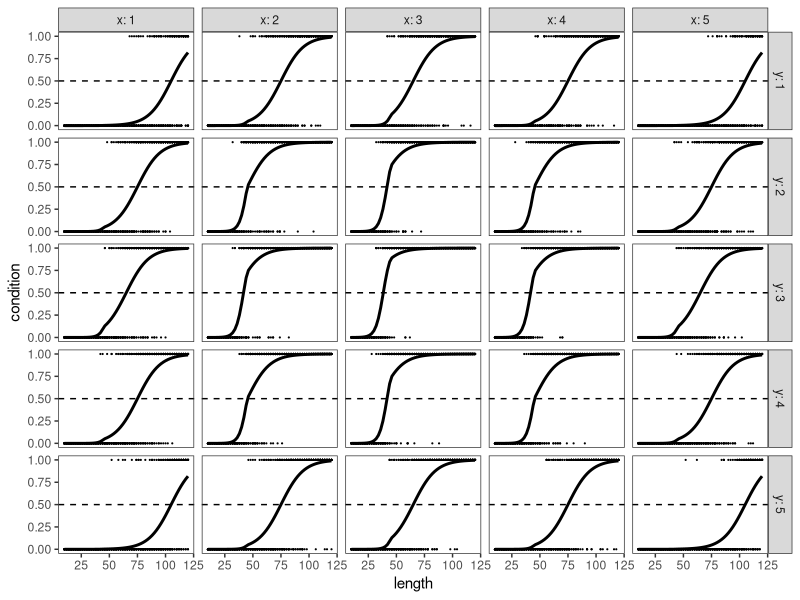
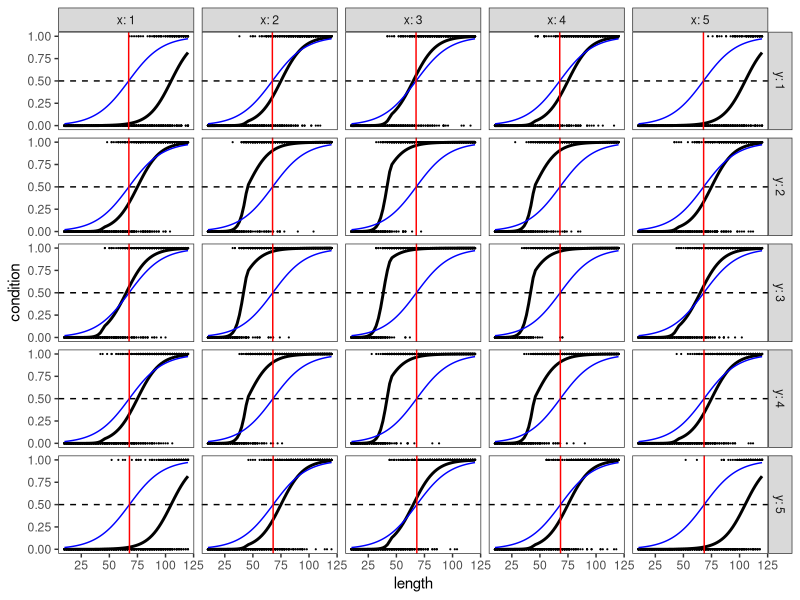
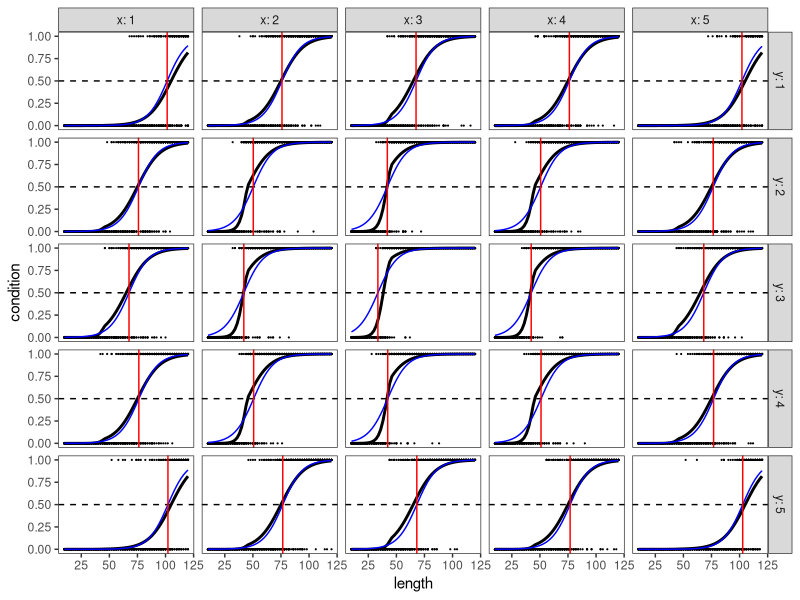
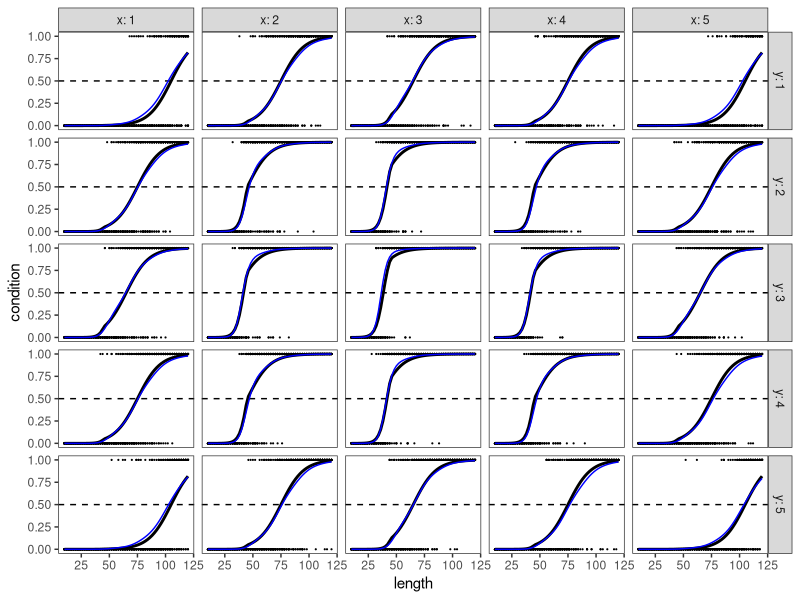
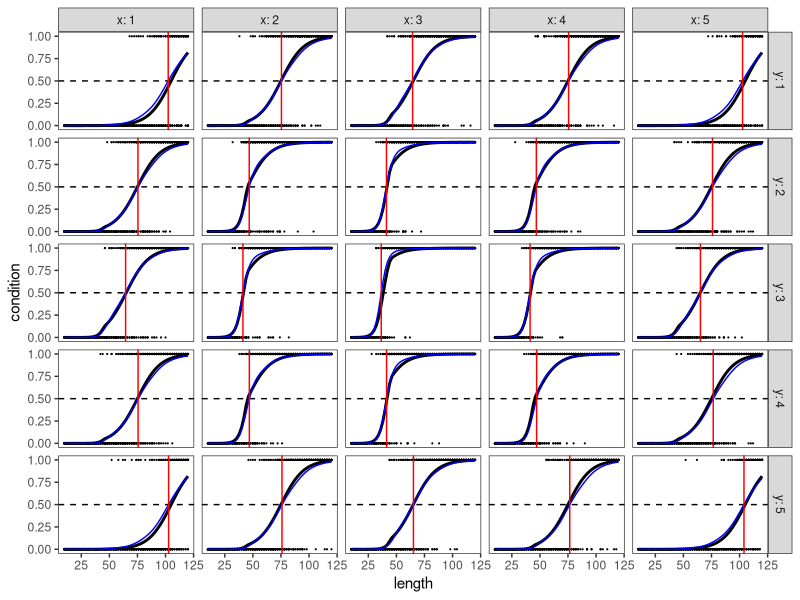
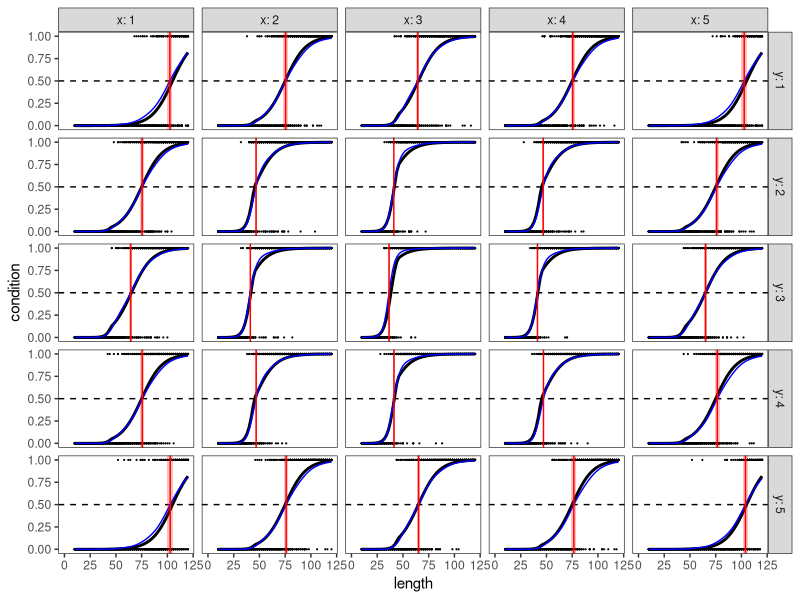

Reproduce these figures in R, in order.
## ---- chunk 1
knitr::opts_chunk$set(echo = TRUE, cache = FALSE,  fig.path = "figures/L50-")
## ---- chunk 2
library(dplyr)   #for working with data frames
library(tidyr)   #for working with data frames
library(ggplot2) #for generating plots
library(mgcv)    #for fitting nonlinear (generalized additive) models

set.seed(1)
## ---- chunk 3
dat = crossing(x = 1:5,  #x and y occur across a 5x5 grid
               y = 1:5, 
               #2 mm length bins, spanning from 10 to 120 mm.
               length = seq(10,120, by = 2), 
               #10 replicates at each size bin.
               rep = 1:10) %>%
  mutate(
    #create values on the link (logit) scale. In this data, maturation is
    #fastest in the middle of the range (x=3,y=3), and the length at maturity
    #curve is based off a two-part logistic function that changes slope at L = 45 mm
    prob_logit = 2 -(x-3)^2 - (y-3)^2 + ifelse(length<45, 0.3*(length-45),0.1*(length-45)),
    prob = plogis(prob_logit),
    condition = rbinom(n = n(), prob = prob,size = 1))
## ---- chunk 4
head(dat)
## ---- chunk 5
raw_data_plot = ggplot(dat, aes(x = length, y = condition))+ 
  facet_grid(y~x, labeller = label_both) + 
  geom_point(size=0.1)+
  geom_line(aes(y=prob), size=1)+
  geom_hline(yintercept = 0.5,linetype=2)+
  theme_bw()+
  theme(panel.grid = element_blank())
  

raw_data_plot
## ---- chunk 6
l_mat_linear = glm(condition ~ 1 + length + x + y, data = dat, family=binomial(link = "logit"))
## ---- chunk 7
dat_pred = crossing(x = unique(dat$x),
                    y = unique(dat$y),
                    length = 0, #dummy value of length. Set to zero so it will not affect the predictions
                    condition = 1 #dummy value of condition; will not affect predicted L50 values, but it is needed for building the model matrix.
                    )
## ---- chunk 8
linear_model_matrix = model.matrix(l_mat_linear$formula, dat_pred)
## ---- chunk 9
linear_coef = coef(l_mat_linear)

L50_numerator = linear_model_matrix%*%linear_coef #matrix multiplication of 
L50_denominator = linear_coef[["length"]]

dat_pred$L50_linear = -L50_numerator/L50_denominator
## ---- chunk 10

linear_l50_plot = raw_data_plot +
  geom_line(aes(y=fitted(l_mat_linear)),color="blue")+
  geom_vline(data =dat_pred, aes(xintercept = L50_linear), linetype=1, color="red")
  

linear_l50_plot
## ---- chunk 11
l_mat_quad = glm(condition ~ 1 + length + x +I(x^2) + y + I(y^2), data = dat, family=binomial(link = "logit"))

quad_model_matrix = model.matrix(l_mat_quad$formula, dat_pred)
quad_coef = coef(l_mat_quad)

L50_numerator = quad_model_matrix%*%quad_coef 
L50_denominator = quad_coef[["length"]]

dat_pred$L50_quad = -L50_numerator/L50_denominator

quad_l50_plot = raw_data_plot +
  geom_line(aes(y=fitted(l_mat_quad)),color="blue")+
  geom_vline(data =dat_pred, aes(xintercept = L50_quad), linetype=1, color="red")
  

quad_l50_plot
## ---- chunk 12
l_mat_gam = gam(condition ~ 1 + s(length) +s(x, y, k=5), data = dat, family=binomial(link = "logit"))
## ---- chunk 13
gam_plot = raw_data_plot +
  geom_line(aes(y=fitted(l_mat_gam)),color="blue")

gam_plot
## ---- chunk 14
get_link_sqrt = function(length, coefs, covar, model){
  covar$length = length
  #this returns the linear predictors corresponding to the new data. 
  lp_matrix = predict(model,newdata = covar, type="lpmatrix") 
  
  #to get predictions on the link scale, we'll use matrix multiplication to
  #multiply the lp_matrix times the vector of coefficients.
  link_pred = lp_matrix%*%coefs
  return(link_pred^2)
}
## ---- chunk 15
test_l50 = optimize(get_link_sqrt,interval = c(0,150),
                    coefs = coef(l_mat_gam),
                    covar = dat_pred[1,], 
                    model = l_mat_gam)
print(test_l50)
## ---- chunk 16
dat_pred$L50_gam = 0 #creating an empty value here
#we also want to keep track of the objective function. If this deviates away
#from 0, it's a sign that the optimizer didn't,well, optimize.
dat_pred$objective = 0 

for(i in 1:nrow(dat_pred)){
  current_L50 = optimize(get_link_sqrt,interval = c(0,150),
                    coefs = coef(l_mat_gam),
                    covar = dat_pred[i,], 
                    model = l_mat_gam)
  dat_pred$L50_gam[i] = current_L50$minimum
  dat_pred$objective[i] = current_L50$objective
}
## ---- chunk 17
gam_l50_plot = raw_data_plot +
  geom_line(aes(y=fitted(l_mat_gam)),color="blue")+
  geom_vline(data =dat_pred, aes(xintercept = L50_gam), linetype=1, color="red")
  

gam_l50_plot
## ---- chunk 18
dat_pred$objective
## ---- chunk 19
dat_pred$L50_gam_sd = 0 #creating an empty value here

#We'll generate 50 random coefficient vectors. This can take a while to run,
#so it's not a bad idea to keep n_sample low.
n_samples = 50
coefs = rmvn(n_samples, mu = coef(l_mat_gam), V = vcov(l_mat_gam))
L50_samples = rep(0, times = n_samples)


for(i in 1:nrow(dat_pred)){
  for(j in 1:n_samples){
    current_L50 = optimize(get_link_sqrt,interval = c(0,150),
                    coefs = coefs[j,],
                    covar = dat_pred[i,], 
                    model = l_mat_gam)
    L50_samples[j] = current_L50$minimum
  }
  dat_pred$L50_gam_sd[i] = sd(L50_samples)
  
}
## ---- chunk 20
gam_l50_sd_plot = raw_data_plot +
  geom_line(aes(y=fitted(l_mat_gam)),color="blue")+
  geom_rect(data = dat_pred,
            aes(xmin = L50_gam - 1.96*L50_gam_sd,
                xmax = L50_gam + 1.96*L50_gam_sd,
                ymin = -Inf,
                ymax = Inf),fill = "red", alpha=0.25)+
  geom_vline(data =dat_pred, aes(xintercept = L50_gam), linetype=1, color="red")
  

gam_l50_sd_plot
